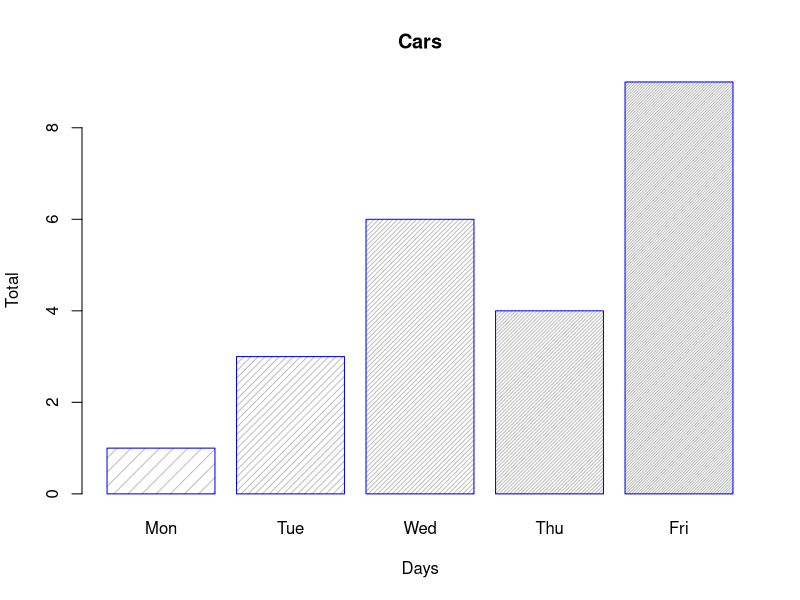

Generate this figure with R:
# Read values from tab-delimited autos.dat 
autos_data <- read.table("autos.dat", header=T, sep="\t")
   
# Graph cars with specified labels for axes.  Use blue 
# borders and diagnal lines in bars.
barplot(autos_data$cars, main="Cars", xlab="Days",  
   ylab="Total", names.arg=c("Mon","Tue","Wed","Thu","Fri"), 
   border="blue", density=c(10,20,30,40,50))